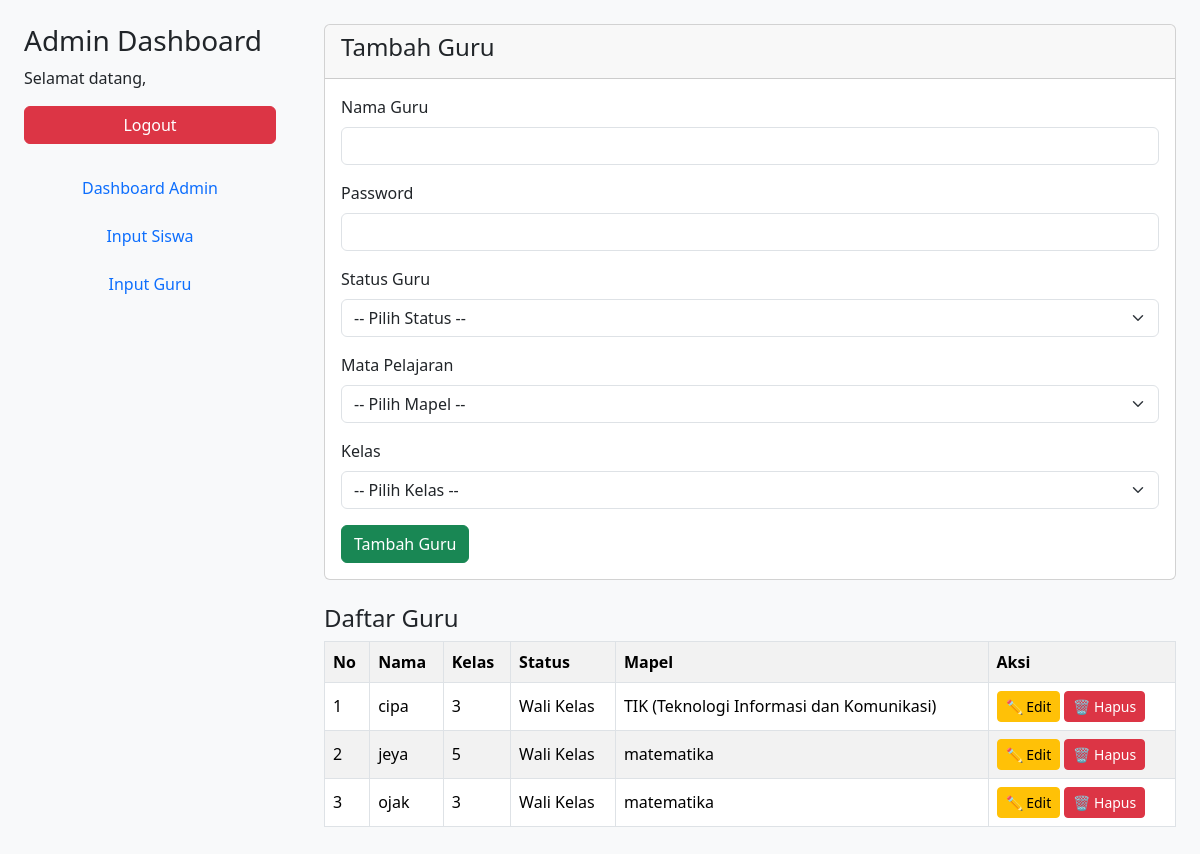
Page /inputguru.php on the committed database.
### tables this page shows
CREATE TABLE `guru` (
  `id` int(10) NOT NULL,
  `nama` varchar(25) NOT NULL,
  `id_mapel` int(11) NOT NULL,
  `status_guru` enum('Wali Kelas','Guru Pelajaran') NOT NULL,
  `password` varchar(25) NOT NULL,
  `id_kelas` int(1) NOT NULL
);

CREATE TABLE `mapel` (
  `id_mapel` int(11) NOT NULL,
  `nama_mapel` varchar(50) NOT NULL
);

### inputguru.php (the view, shortened to what this page needs)
<?php
include "koneksi.php";
$guru_query = "
    SELECT g.*, m.nama_mapel
    FROM guru g
    LEFT JOIN mapel m ON g.id_mapel = m.id_mapel
    ORDER BY g.id DESC
";
$data_guru = mysqli_query($conn, $guru_query);
?>
<!DOCTYPE html>
<html>
<head>
    <link href="https://cdn.jsdelivr.net/npm/bootstrap@5.3.2/dist/css/bootstrap.min.css" rel="stylesheet">
</head>
<body>
<div class="container-fluid">
<div class="row vh-100">
    <div class="col-md-3 p-4 sidebar">
        <h3>Admin Dashboard</h3>
        <p>Selamat datang, <?= $_SESSION['nama'] ?? '' ?></p>
        <a href="logout.php" class="btn btn-danger mb-4 w-100">Logout</a>
        <ul class="nav flex-column mb-3">
            <li class="nav-item mb-2"><a class="nav-link btn btn-outline-primary" href="dashboard_admin.php">Dashboard Admin</a></li>
            <li class="nav-item mb-2"><a class="nav-link btn btn-outline-primary" href="inputsiswa.php">Input Siswa</a></li>
            <li class="nav-item mb-2"><a class="nav-link btn btn-outline-secondary" href="inputguru.php">Input Guru</a></li>
        </ul>
    </div>
    <div class="col-md-9 p-4 overflow-auto" style="height: 100vh;">
        <div class="card mb-4">
            <div class="card-header"><h4>Tambah Guru</h4></div>
            <div class="card-body">
                <form method="POST">
                    <div class="mb-3">
                        <label class="form-label">Nama Guru</label>
                        <input type="text" name="nama_guru" class="form-control" required>
                    </div>
                    <div class="mb-3">
                        <label class="form-label">Password</label>
                        <input type="text" name="password_guru" class="form-control" required>
                    </div>
                    <div class="mb-3">
                        <label class="form-label">Status Guru</label>
                        <select name="status_guru" class="form-select" required>
                            <option value="">-- Pilih Status --</option>
                        </select>
                    </div>
                    <div class="mb-3">
                        <label class="form-label">Mata Pelajaran</label>
                        <select name="id_mapel" class="form-select" required>
                            <option value="">-- Pilih Mapel --</option>
                        </select>
                    </div>
                    <div class="mb-3">
                        <label class="form-label">Kelas</label>
                        <select name="kelas_guru" class="form-select" required>
                            <option value="">-- Pilih Kelas --</option>
                        </select>
                    </div>
                    <button type="submit" name="tambah_guru" class="btn btn-success">Tambah Guru</button>
                </form>
            </div>
        </div>
        <h4>Daftar Guru</h4>
        <div class="table-responsive">
            <table class="table table-striped table-bordered align-middle">
                <tr>
                    <th>No</th>
                    <th>Nama</th>
                    <th>Kelas</th>
                    <th>Status</th>
                    <th>Mapel</th>
                    <th>Aksi</th>
                </tr>
                <?php $no=1; while($row=mysqli_fetch_assoc($data_guru)): ?>
                    <tr>
                        <td><?= $no++; ?></td>
                        <td><?= htmlspecialchars($row['nama']) ?></td>
                        <td><?= $row['id_kelas'] ?></td>
                        <td><?= $row['status_guru'] ?></td>
                        <td><?= htmlspecialchars($row['nama_mapel'] ?? '-') ?></td>
                        <td>
                            <a href="edit_guru.php?id=<?= $row['id'] ?>" class="btn btn-sm btn-warning">✏️ Edit</a>
                            <a href="hapus_guru.php?id=<?= $row['id'] ?>" class="btn btn-sm btn-danger" onclick="return confirm('Hapus guru?')">🗑️ Hapus</a>
                        </td>
                    </tr>
                <?php endwhile; ?>
            </table>
        </div>
    </div>
</div>
</div>
</body>
</html>

### inputguru.php (style rules this page uses)
body { background: #f8f9fa; }
.sidebar { height: 100vh; position: sticky; top: 0; overflow-y: auto; }

### rows in the picture
guru: nama "cipa", id_kelas "3", status_guru "Wali Kelas", id_mapel.nama_mapel "TIK (Teknologi Informasi dan Komunikasi)"
guru: nama "jeya", id_kelas "5", status_guru "Wali Kelas", id_mapel.nama_mapel "matematika"
guru: nama "ojak", id_kelas "3", status_guru "Wali Kelas", id_mapel.nama_mapel "matematika"
